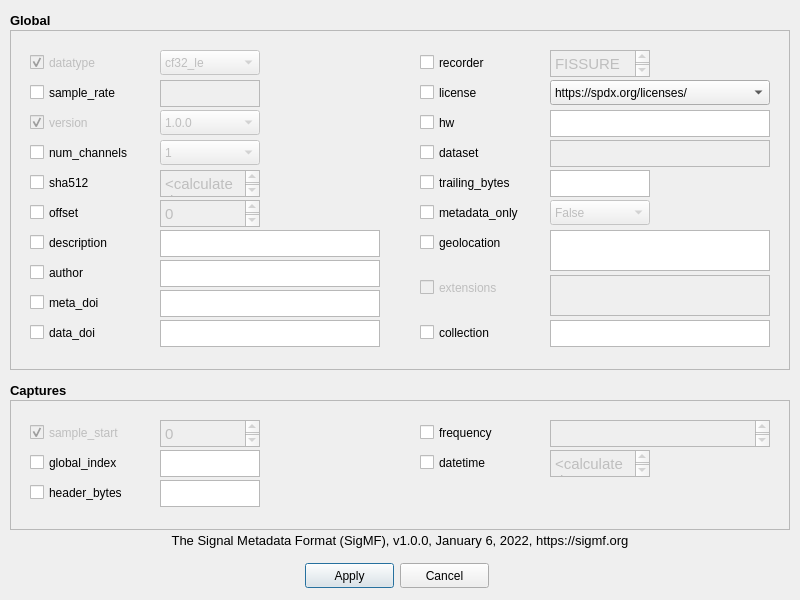
<?xml version="1.0" encoding="UTF-8"?>
<ui version="4.0">
 <class>SigMF_Window</class>
 <widget class="QDialog" name="SigMF_Window">
  <property name="geometry">
   <rect>
    <x>0</x>
    <y>0</y>
    <width>800</width>
    <height>600</height>
   </rect>
  </property>
  <property name="windowTitle">
   <string>SigMF Configuration</string>
  </property>
  <widget class="QFrame" name="frame1_63">
   <property name="geometry">
    <rect>
     <x>10</x>
     <y>30</y>
     <width>780</width>
     <height>340</height>
    </rect>
   </property>
   <property name="frameShape">
    <enum>QFrame::StyledPanel</enum>
   </property>
   <property name="frameShadow">
    <enum>QFrame::Raised</enum>
   </property>
   <widget class="QCheckBox" name="checkBox_global_sample_rate">
    <property name="geometry">
     <rect>
      <x>20</x>
      <y>50</y>
      <width>125</width>
      <height>25</height>
     </rect>
    </property>
    <property name="toolTip">
     <string/>
    </property>
    <property name="statusTip">
     <string/>
    </property>
    <property name="whatsThis">
     <string/>
    </property>
    <property name="text">
     <string>sample_rate</string>
    </property>
   </widget>
   <widget class="QCheckBox" name="checkBox_global_num_channels">
    <property name="geometry">
     <rect>
      <x>20</x>
      <y>110</y>
      <width>125</width>
      <height>25</height>
     </rect>
    </property>
    <property name="text">
     <string>num_channels</string>
    </property>
   </widget>
   <widget class="QCheckBox" name="checkBox_global_sha512">
    <property name="geometry">
     <rect>
      <x>20</x>
      <y>140</y>
      <width>125</width>
      <height>25</height>
     </rect>
    </property>
    <property name="text">
     <string>sha512</string>
    </property>
   </widget>
   <widget class="QCheckBox" name="checkBox_global_offset">
    <property name="geometry">
     <rect>
      <x>20</x>
      <y>170</y>
      <width>125</width>
      <height>25</height>
     </rect>
    </property>
    <property name="text">
     <string>offset</string>
    </property>
   </widget>
   <widget class="QCheckBox" name="checkBox_global_description">
    <property name="geometry">
     <rect>
      <x>20</x>
      <y>200</y>
      <width>125</width>
      <height>25</height>
     </rect>
    </property>
    <property name="text">
     <string>description</string>
    </property>
   </widget>
   <widget class="QCheckBox" name="checkBox_global_author">
    <property name="geometry">
     <rect>
      <x>20</x>
      <y>230</y>
      <width>125</width>
      <height>25</height>
     </rect>
    </property>
    <property name="text">
     <string>author</string>
    </property>
   </widget>
   <widget class="QCheckBox" name="checkBox_global_meta_doi">
    <property name="geometry">
     <rect>
      <x>20</x>
      <y>260</y>
      <width>125</width>
      <height>25</height>
     </rect>
    </property>
    <property name="text">
     <string>meta_doi</string>
    </property>
   </widget>
   <widget class="QCheckBox" name="checkBox_global_doi">
    <property name="geometry">
     <rect>
      <x>20</x>
      <y>290</y>
      <width>125</width>
      <height>25</height>
     </rect>
    </property>
    <property name="text">
     <string>data_doi</string>
    </property>
   </widget>
   <widget class="QCheckBox" name="checkBox_global_recorder">
    <property name="geometry">
     <rect>
      <x>410</x>
      <y>20</y>
      <width>125</width>
      <height>25</height>
     </rect>
    </property>
    <property name="text">
     <string>recorder</string>
    </property>
   </widget>
   <widget class="QCheckBox" name="checkBox_global_license">
    <property name="geometry">
     <rect>
      <x>410</x>
      <y>50</y>
      <width>125</width>
      <height>25</height>
     </rect>
    </property>
    <property name="text">
     <string>license</string>
    </property>
   </widget>
   <widget class="QCheckBox" name="checkBox_global_hw">
    <property name="geometry">
     <rect>
      <x>410</x>
      <y>80</y>
      <width>125</width>
      <height>25</height>
     </rect>
    </property>
    <property name="text">
     <string>hw</string>
    </property>
   </widget>
   <widget class="QCheckBox" name="checkBox_global_dataset">
    <property name="geometry">
     <rect>
      <x>410</x>
      <y>110</y>
      <width>125</width>
      <height>25</height>
     </rect>
    </property>
    <property name="text">
     <string>dataset</string>
    </property>
   </widget>
   <widget class="QCheckBox" name="checkBox_global_trailing_bytes">
    <property name="geometry">
     <rect>
      <x>410</x>
      <y>140</y>
      <width>125</width>
      <height>25</height>
     </rect>
    </property>
    <property name="text">
     <string>trailing_bytes</string>
    </property>
   </widget>
   <widget class="QCheckBox" name="checkBox_global_metadata_only">
    <property name="geometry">
     <rect>
      <x>410</x>
      <y>170</y>
      <width>125</width>
      <height>25</height>
     </rect>
    </property>
    <property name="text">
     <string>metadata_only</string>
    </property>
   </widget>
   <widget class="QCheckBox" name="checkBox_global_geolocation">
    <property name="geometry">
     <rect>
      <x>410</x>
      <y>200</y>
      <width>125</width>
      <height>25</height>
     </rect>
    </property>
    <property name="text">
     <string>geolocation</string>
    </property>
   </widget>
   <widget class="QCheckBox" name="checkBox_global_extensions">
    <property name="enabled">
     <bool>false</bool>
    </property>
    <property name="geometry">
     <rect>
      <x>410</x>
      <y>245</y>
      <width>125</width>
      <height>25</height>
     </rect>
    </property>
    <property name="text">
     <string>extensions</string>
    </property>
   </widget>
   <widget class="QCheckBox" name="checkBox_global_collection">
    <property name="geometry">
     <rect>
      <x>410</x>
      <y>290</y>
      <width>125</width>
      <height>25</height>
     </rect>
    </property>
    <property name="text">
     <string>collection</string>
    </property>
   </widget>
   <widget class="QComboBox" name="comboBox_global_datatype">
    <property name="enabled">
     <bool>false</bool>
    </property>
    <property name="geometry">
     <rect>
      <x>150</x>
      <y>20</y>
      <width>100</width>
      <height>25</height>
     </rect>
    </property>
    <item>
     <property name="text">
      <string>cf32_le</string>
     </property>
    </item>
   </widget>
   <widget class="QCheckBox" name="checkBox_global_datatype">
    <property name="enabled">
     <bool>false</bool>
    </property>
    <property name="geometry">
     <rect>
      <x>20</x>
      <y>20</y>
      <width>125</width>
      <height>25</height>
     </rect>
    </property>
    <property name="toolTip">
     <string/>
    </property>
    <property name="statusTip">
     <string/>
    </property>
    <property name="whatsThis">
     <string/>
    </property>
    <property name="text">
     <string>datatype</string>
    </property>
    <property name="checkable">
     <bool>true</bool>
    </property>
    <property name="checked">
     <bool>true</bool>
    </property>
   </widget>
   <widget class="QCheckBox" name="checkBox_global_version">
    <property name="enabled">
     <bool>false</bool>
    </property>
    <property name="geometry">
     <rect>
      <x>20</x>
      <y>80</y>
      <width>125</width>
      <height>25</height>
     </rect>
    </property>
    <property name="toolTip">
     <string/>
    </property>
    <property name="statusTip">
     <string/>
    </property>
    <property name="whatsThis">
     <string/>
    </property>
    <property name="text">
     <string>version</string>
    </property>
    <property name="checkable">
     <bool>true</bool>
    </property>
    <property name="checked">
     <bool>true</bool>
    </property>
   </widget>
   <widget class="QTextEdit" name="textEdit_global_sample_rate">
    <property name="enabled">
     <bool>false</bool>
    </property>
    <property name="geometry">
     <rect>
      <x>150</x>
      <y>50</y>
      <width>100</width>
      <height>27</height>
     </rect>
    </property>
    <property name="tabChangesFocus">
     <bool>true</bool>
    </property>
   </widget>
   <widget class="QComboBox" name="comboBox_global_version">
    <property name="enabled">
     <bool>false</bool>
    </property>
    <property name="geometry">
     <rect>
      <x>150</x>
      <y>80</y>
      <width>100</width>
      <height>25</height>
     </rect>
    </property>
    <item>
     <property name="text">
      <string>1.0.0</string>
     </property>
    </item>
   </widget>
   <widget class="QComboBox" name="comboBox_global_num_channels">
    <property name="enabled">
     <bool>false</bool>
    </property>
    <property name="geometry">
     <rect>
      <x>150</x>
      <y>110</y>
      <width>100</width>
      <height>25</height>
     </rect>
    </property>
    <item>
     <property name="text">
      <string>1</string>
     </property>
    </item>
   </widget>
   <widget class="QTextEdit" name="textEdit_global_sha512">
    <property name="enabled">
     <bool>false</bool>
    </property>
    <property name="geometry">
     <rect>
      <x>150</x>
      <y>140</y>
      <width>100</width>
      <height>27</height>
     </rect>
    </property>
    <property name="tabChangesFocus">
     <bool>true</bool>
    </property>
    <property name="html">
     <string>&lt;!DOCTYPE HTML PUBLIC &quot;-//W3C//DTD HTML 4.0//EN&quot; &quot;http://www.w3.org/TR/REC-html40/strict.dtd&quot;&gt;
&lt;html&gt;&lt;head&gt;&lt;meta name=&quot;qrichtext&quot; content=&quot;1&quot; /&gt;&lt;style type=&quot;text/css&quot;&gt;
p, li { white-space: pre-wrap; }
&lt;/style&gt;&lt;/head&gt;&lt;body style=&quot; font-family:'Ubuntu'; font-size:11pt; font-weight:400; font-style:normal;&quot;&gt;
&lt;p style=&quot; margin-top:0px; margin-bottom:0px; margin-left:0px; margin-right:0px; -qt-block-indent:0; text-indent:0px;&quot;&gt;&amp;lt;calculated&amp;gt;&lt;/p&gt;&lt;/body&gt;&lt;/html&gt;</string>
    </property>
   </widget>
   <widget class="QTextEdit" name="textEdit_global_offset">
    <property name="enabled">
     <bool>false</bool>
    </property>
    <property name="geometry">
     <rect>
      <x>150</x>
      <y>170</y>
      <width>100</width>
      <height>27</height>
     </rect>
    </property>
    <property name="tabChangesFocus">
     <bool>true</bool>
    </property>
    <property name="html">
     <string>&lt;!DOCTYPE HTML PUBLIC &quot;-//W3C//DTD HTML 4.0//EN&quot; &quot;http://www.w3.org/TR/REC-html40/strict.dtd&quot;&gt;
&lt;html&gt;&lt;head&gt;&lt;meta name=&quot;qrichtext&quot; content=&quot;1&quot; /&gt;&lt;style type=&quot;text/css&quot;&gt;
p, li { white-space: pre-wrap; }
&lt;/style&gt;&lt;/head&gt;&lt;body style=&quot; font-family:'Ubuntu'; font-size:11pt; font-weight:400; font-style:normal;&quot;&gt;
&lt;p style=&quot; margin-top:0px; margin-bottom:0px; margin-left:0px; margin-right:0px; -qt-block-indent:0; text-indent:0px;&quot;&gt;0&lt;/p&gt;&lt;/body&gt;&lt;/html&gt;</string>
    </property>
   </widget>
   <widget class="QTextEdit" name="textEdit_global_description">
    <property name="geometry">
     <rect>
      <x>150</x>
      <y>200</y>
      <width>220</width>
      <height>27</height>
     </rect>
    </property>
    <property name="tabChangesFocus">
     <bool>true</bool>
    </property>
   </widget>
   <widget class="QTextEdit" name="textEdit_global_author">
    <property name="geometry">
     <rect>
      <x>150</x>
      <y>230</y>
      <width>220</width>
      <height>27</height>
     </rect>
    </property>
    <property name="tabChangesFocus">
     <bool>true</bool>
    </property>
   </widget>
   <widget class="QTextEdit" name="textEdit_global_meta_doi">
    <property name="geometry">
     <rect>
      <x>150</x>
      <y>260</y>
      <width>220</width>
      <height>27</height>
     </rect>
    </property>
    <property name="tabChangesFocus">
     <bool>true</bool>
    </property>
   </widget>
   <widget class="QTextEdit" name="textEdit_global_data_doi">
    <property name="geometry">
     <rect>
      <x>150</x>
      <y>290</y>
      <width>220</width>
      <height>27</height>
     </rect>
    </property>
    <property name="tabChangesFocus">
     <bool>true</bool>
    </property>
   </widget>
   <widget class="QTextEdit" name="textEdit_global_recorder">
    <property name="enabled">
     <bool>false</bool>
    </property>
    <property name="geometry">
     <rect>
      <x>540</x>
      <y>20</y>
      <width>100</width>
      <height>27</height>
     </rect>
    </property>
    <property name="tabChangesFocus">
     <bool>true</bool>
    </property>
    <property name="html">
     <string>&lt;!DOCTYPE HTML PUBLIC &quot;-//W3C//DTD HTML 4.0//EN&quot; &quot;http://www.w3.org/TR/REC-html40/strict.dtd&quot;&gt;
&lt;html&gt;&lt;head&gt;&lt;meta name=&quot;qrichtext&quot; content=&quot;1&quot; /&gt;&lt;style type=&quot;text/css&quot;&gt;
p, li { white-space: pre-wrap; }
&lt;/style&gt;&lt;/head&gt;&lt;body style=&quot; font-family:'Ubuntu'; font-size:11pt; font-weight:400; font-style:normal;&quot;&gt;
&lt;p style=&quot; margin-top:0px; margin-bottom:0px; margin-left:0px; margin-right:0px; -qt-block-indent:0; text-indent:0px;&quot;&gt;FISSURE&lt;/p&gt;&lt;/body&gt;&lt;/html&gt;</string>
    </property>
   </widget>
   <widget class="QComboBox" name="comboBox_global_license">
    <property name="enabled">
     <bool>true</bool>
    </property>
    <property name="geometry">
     <rect>
      <x>540</x>
      <y>50</y>
      <width>220</width>
      <height>25</height>
     </rect>
    </property>
    <item>
     <property name="text">
      <string>https://spdx.org/licenses/</string>
     </property>
    </item>
    <item>
     <property name="text">
      <string>https://spdx.org/licenses/MIT.html</string>
     </property>
    </item>
   </widget>
   <widget class="QTextEdit" name="textEdit_global_dataset">
    <property name="enabled">
     <bool>false</bool>
    </property>
    <property name="geometry">
     <rect>
      <x>540</x>
      <y>110</y>
      <width>220</width>
      <height>27</height>
     </rect>
    </property>
    <property name="tabChangesFocus">
     <bool>true</bool>
    </property>
   </widget>
   <widget class="QTextEdit" name="textEdit_global_trailing_bytes">
    <property name="geometry">
     <rect>
      <x>540</x>
      <y>140</y>
      <width>100</width>
      <height>27</height>
     </rect>
    </property>
    <property name="tabChangesFocus">
     <bool>true</bool>
    </property>
   </widget>
   <widget class="QComboBox" name="comboBox_global_metadata_only">
    <property name="enabled">
     <bool>false</bool>
    </property>
    <property name="geometry">
     <rect>
      <x>540</x>
      <y>170</y>
      <width>100</width>
      <height>25</height>
     </rect>
    </property>
    <property name="currentIndex">
     <number>1</number>
    </property>
    <item>
     <property name="text">
      <string>True</string>
     </property>
    </item>
    <item>
     <property name="text">
      <string>False</string>
     </property>
    </item>
   </widget>
   <widget class="QTextEdit" name="textEdit_global_geolocation">
    <property name="geometry">
     <rect>
      <x>540</x>
      <y>200</y>
      <width>220</width>
      <height>41</height>
     </rect>
    </property>
    <property name="sizePolicy">
     <sizepolicy hsizetype="Expanding" vsizetype="Expanding">
      <horstretch>0</horstretch>
      <verstretch>0</verstretch>
     </sizepolicy>
    </property>
    <property name="verticalScrollBarPolicy">
     <enum>Qt::ScrollBarAlwaysOff</enum>
    </property>
    <property name="tabChangesFocus">
     <bool>true</bool>
    </property>
   </widget>
   <widget class="QTextEdit" name="textEdit_global_extensions">
    <property name="enabled">
     <bool>false</bool>
    </property>
    <property name="geometry">
     <rect>
      <x>540</x>
      <y>245</y>
      <width>220</width>
      <height>41</height>
     </rect>
    </property>
    <property name="verticalScrollBarPolicy">
     <enum>Qt::ScrollBarAlwaysOff</enum>
    </property>
    <property name="tabChangesFocus">
     <bool>true</bool>
    </property>
   </widget>
   <widget class="QTextEdit" name="textEdit_global_collection">
    <property name="geometry">
     <rect>
      <x>540</x>
      <y>290</y>
      <width>220</width>
      <height>27</height>
     </rect>
    </property>
    <property name="tabChangesFocus">
     <bool>true</bool>
    </property>
   </widget>
   <widget class="QTextEdit" name="textEdit_global_hw">
    <property name="geometry">
     <rect>
      <x>540</x>
      <y>80</y>
      <width>220</width>
      <height>27</height>
     </rect>
    </property>
    <property name="tabChangesFocus">
     <bool>true</bool>
    </property>
   </widget>
  </widget>
  <widget class="QLabel" name="label1_293">
   <property name="geometry">
    <rect>
     <x>10</x>
     <y>10</y>
     <width>780</width>
     <height>20</height>
    </rect>
   </property>
   <property name="maximumSize">
    <size>
     <width>16777215</width>
     <height>16777215</height>
    </size>
   </property>
   <property name="font">
    <font>
     <family>Ubuntu</family>
     <pointsize>10</pointsize>
     <weight>75</weight>
     <italic>false</italic>
     <bold>true</bold>
    </font>
   </property>
   <property name="autoFillBackground">
    <bool>false</bool>
   </property>
   <property name="text">
    <string>Global</string>
   </property>
  </widget>
  <widget class="QLabel" name="label2_20">
   <property name="geometry">
    <rect>
     <x>20</x>
     <y>530</y>
     <width>760</width>
     <height>20</height>
    </rect>
   </property>
   <property name="font">
    <font>
     <pointsize>10</pointsize>
    </font>
   </property>
   <property name="text">
    <string>The Signal Metadata Format (SigMF), v1.0.0, January 6, 2022, https://sigmf.org</string>
   </property>
   <property name="alignment">
    <set>Qt::AlignCenter</set>
   </property>
  </widget>
  <widget class="QLabel" name="label1_294">
   <property name="geometry">
    <rect>
     <x>10</x>
     <y>380</y>
     <width>780</width>
     <height>20</height>
    </rect>
   </property>
   <property name="maximumSize">
    <size>
     <width>16777215</width>
     <height>16777215</height>
    </size>
   </property>
   <property name="font">
    <font>
     <family>Ubuntu</family>
     <pointsize>10</pointsize>
     <weight>75</weight>
     <italic>false</italic>
     <bold>true</bold>
    </font>
   </property>
   <property name="autoFillBackground">
    <bool>false</bool>
   </property>
   <property name="text">
    <string>Captures</string>
   </property>
  </widget>
  <widget class="QFrame" name="frame1_64">
   <property name="geometry">
    <rect>
     <x>10</x>
     <y>400</y>
     <width>780</width>
     <height>130</height>
    </rect>
   </property>
   <property name="frameShape">
    <enum>QFrame::StyledPanel</enum>
   </property>
   <property name="frameShadow">
    <enum>QFrame::Raised</enum>
   </property>
   <widget class="QCheckBox" name="checkBox_captures_global_index">
    <property name="geometry">
     <rect>
      <x>20</x>
      <y>50</y>
      <width>125</width>
      <height>25</height>
     </rect>
    </property>
    <property name="toolTip">
     <string/>
    </property>
    <property name="statusTip">
     <string/>
    </property>
    <property name="whatsThis">
     <string/>
    </property>
    <property name="text">
     <string>global_index</string>
    </property>
   </widget>
   <widget class="QCheckBox" name="checkBox_captures_frequency">
    <property name="geometry">
     <rect>
      <x>410</x>
      <y>20</y>
      <width>125</width>
      <height>25</height>
     </rect>
    </property>
    <property name="text">
     <string>frequency</string>
    </property>
   </widget>
   <widget class="QCheckBox" name="checkBox_captures_datetime">
    <property name="geometry">
     <rect>
      <x>410</x>
      <y>50</y>
      <width>125</width>
      <height>25</height>
     </rect>
    </property>
    <property name="text">
     <string>datetime</string>
    </property>
   </widget>
   <widget class="QCheckBox" name="checkBox_captures_sample_start">
    <property name="enabled">
     <bool>false</bool>
    </property>
    <property name="geometry">
     <rect>
      <x>20</x>
      <y>20</y>
      <width>125</width>
      <height>25</height>
     </rect>
    </property>
    <property name="toolTip">
     <string/>
    </property>
    <property name="statusTip">
     <string/>
    </property>
    <property name="whatsThis">
     <string/>
    </property>
    <property name="text">
     <string>sample_start</string>
    </property>
    <property name="checkable">
     <bool>true</bool>
    </property>
    <property name="checked">
     <bool>true</bool>
    </property>
   </widget>
   <widget class="QCheckBox" name="checkBox_captures_header_bytes">
    <property name="enabled">
     <bool>true</bool>
    </property>
    <property name="geometry">
     <rect>
      <x>20</x>
      <y>80</y>
      <width>125</width>
      <height>25</height>
     </rect>
    </property>
    <property name="toolTip">
     <string/>
    </property>
    <property name="statusTip">
     <string/>
    </property>
    <property name="whatsThis">
     <string/>
    </property>
    <property name="text">
     <string>header_bytes</string>
    </property>
    <property name="checkable">
     <bool>true</bool>
    </property>
    <property name="checked">
     <bool>false</bool>
    </property>
   </widget>
   <widget class="QTextEdit" name="textEdit_captures_global_index">
    <property name="geometry">
     <rect>
      <x>150</x>
      <y>50</y>
      <width>100</width>
      <height>27</height>
     </rect>
    </property>
    <property name="tabChangesFocus">
     <bool>true</bool>
    </property>
   </widget>
   <widget class="QTextEdit" name="textEdit_captures_frequency">
    <property name="enabled">
     <bool>false</bool>
    </property>
    <property name="geometry">
     <rect>
      <x>540</x>
      <y>20</y>
      <width>220</width>
      <height>27</height>
     </rect>
    </property>
    <property name="tabChangesFocus">
     <bool>true</bool>
    </property>
    <property name="html">
     <string>&lt;!DOCTYPE HTML PUBLIC &quot;-//W3C//DTD HTML 4.0//EN&quot; &quot;http://www.w3.org/TR/REC-html40/strict.dtd&quot;&gt;
&lt;html&gt;&lt;head&gt;&lt;meta name=&quot;qrichtext&quot; content=&quot;1&quot; /&gt;&lt;style type=&quot;text/css&quot;&gt;
p, li { white-space: pre-wrap; }
&lt;/style&gt;&lt;/head&gt;&lt;body style=&quot; font-family:'Ubuntu'; font-size:11pt; font-weight:400; font-style:normal;&quot;&gt;
&lt;p style=&quot;-qt-paragraph-type:empty; margin-top:0px; margin-bottom:0px; margin-left:0px; margin-right:0px; -qt-block-indent:0; text-indent:0px;&quot;&gt;&lt;br /&gt;&lt;/p&gt;&lt;/body&gt;&lt;/html&gt;</string>
    </property>
   </widget>
   <widget class="QTextEdit" name="textEdit_captures_sample_start">
    <property name="enabled">
     <bool>false</bool>
    </property>
    <property name="geometry">
     <rect>
      <x>150</x>
      <y>20</y>
      <width>100</width>
      <height>27</height>
     </rect>
    </property>
    <property name="tabChangesFocus">
     <bool>true</bool>
    </property>
    <property name="html">
     <string>&lt;!DOCTYPE HTML PUBLIC &quot;-//W3C//DTD HTML 4.0//EN&quot; &quot;http://www.w3.org/TR/REC-html40/strict.dtd&quot;&gt;
&lt;html&gt;&lt;head&gt;&lt;meta name=&quot;qrichtext&quot; content=&quot;1&quot; /&gt;&lt;style type=&quot;text/css&quot;&gt;
p, li { white-space: pre-wrap; }
&lt;/style&gt;&lt;/head&gt;&lt;body style=&quot; font-family:'Ubuntu'; font-size:11pt; font-weight:400; font-style:normal;&quot;&gt;
&lt;p style=&quot; margin-top:0px; margin-bottom:0px; margin-left:0px; margin-right:0px; -qt-block-indent:0; text-indent:0px;&quot;&gt;0&lt;/p&gt;&lt;/body&gt;&lt;/html&gt;</string>
    </property>
   </widget>
   <widget class="QTextEdit" name="textEdit_captures_header_bytes">
    <property name="geometry">
     <rect>
      <x>150</x>
      <y>80</y>
      <width>100</width>
      <height>27</height>
     </rect>
    </property>
    <property name="tabChangesFocus">
     <bool>true</bool>
    </property>
   </widget>
   <widget class="QTextEdit" name="textEdit_captures_datetime">
    <property name="enabled">
     <bool>false</bool>
    </property>
    <property name="geometry">
     <rect>
      <x>540</x>
      <y>50</y>
      <width>100</width>
      <height>27</height>
     </rect>
    </property>
    <property name="tabChangesFocus">
     <bool>true</bool>
    </property>
    <property name="html">
     <string>&lt;!DOCTYPE HTML PUBLIC &quot;-//W3C//DTD HTML 4.0//EN&quot; &quot;http://www.w3.org/TR/REC-html40/strict.dtd&quot;&gt;
&lt;html&gt;&lt;head&gt;&lt;meta name=&quot;qrichtext&quot; content=&quot;1&quot; /&gt;&lt;style type=&quot;text/css&quot;&gt;
p, li { white-space: pre-wrap; }
&lt;/style&gt;&lt;/head&gt;&lt;body style=&quot; font-family:'Ubuntu'; font-size:11pt; font-weight:400; font-style:normal;&quot;&gt;
&lt;p style=&quot; margin-top:0px; margin-bottom:0px; margin-left:0px; margin-right:0px; -qt-block-indent:0; text-indent:0px;&quot;&gt;&amp;lt;calculated&amp;gt;&lt;/p&gt;&lt;/body&gt;&lt;/html&gt;</string>
    </property>
   </widget>
  </widget>
  <widget class="QPushButton" name="pushButton_apply">
   <property name="geometry">
    <rect>
     <x>305</x>
     <y>563</y>
     <width>89</width>
     <height>25</height>
    </rect>
   </property>
   <property name="text">
    <string>Apply</string>
   </property>
  </widget>
  <widget class="QPushButton" name="pushButton_cancel">
   <property name="geometry">
    <rect>
     <x>400</x>
     <y>563</y>
     <width>89</width>
     <height>25</height>
    </rect>
   </property>
   <property name="text">
    <string>Cancel</string>
   </property>
  </widget>
 </widget>
 <resources/>
 <connections/>
</ui>
